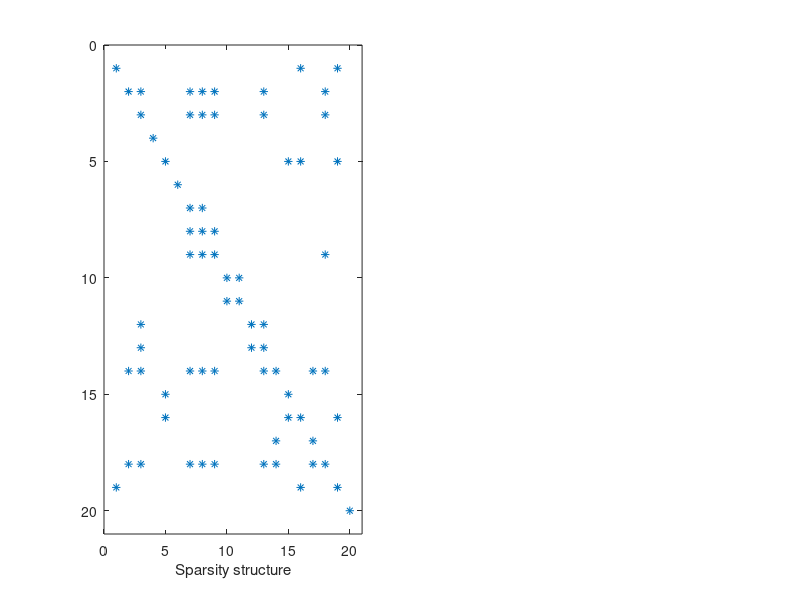

MATLAB code for this plot: (Note: this script raises an error after producing the figure.)
%   Permanent of a sparse matrix
%
%   Computes the permanent of a random sparse matrix, using the decomposition 
%   algorithm from
%       "An efficient tree decomposition method for permanents and mixed discriminants"
%       D Cifuentes, P A Parrilo arxiv.org/abs/1507.03046
%   The complexity is O(n 2^k),  where k is the width of the decomposition.
%
%   Author:
%       Diego Cifuentes    (diegcif at mit dot edu)

% Parameters: lenght n and sparsity s
n = 20;
s = 3/n;

% Generate random sparse matrix
M = 5*sprand(n,n,s,1/(100*n));
subplot(1,2,1)
spy(M); xlabel('Sparsity structure')

% Obtain a tree decomposition using Approximate Minimum Degree
% This decomposition is NOT optimal!
[T_parent, T_row, T_col] = treeDecomp(M);
subplot(1,2,2)
treeplot(T_parent); xlabel('Tree decomposition')
pause(.2)

% Compute the permanent using tree decomposition
fprintf('Permanent using tree decomposition\n')
perm = sparsePerm(M,T_parent,T_row,T_col);

% Compute the permanent using Ryser formula
if n <= 20
    fprintf('------------------------------\n')
    fprintf('\nPermanent using Ryser formula\n')
    perm2 = densePerm(M);
    fprintf('Permanent: %0.8g \n', perm2)
end